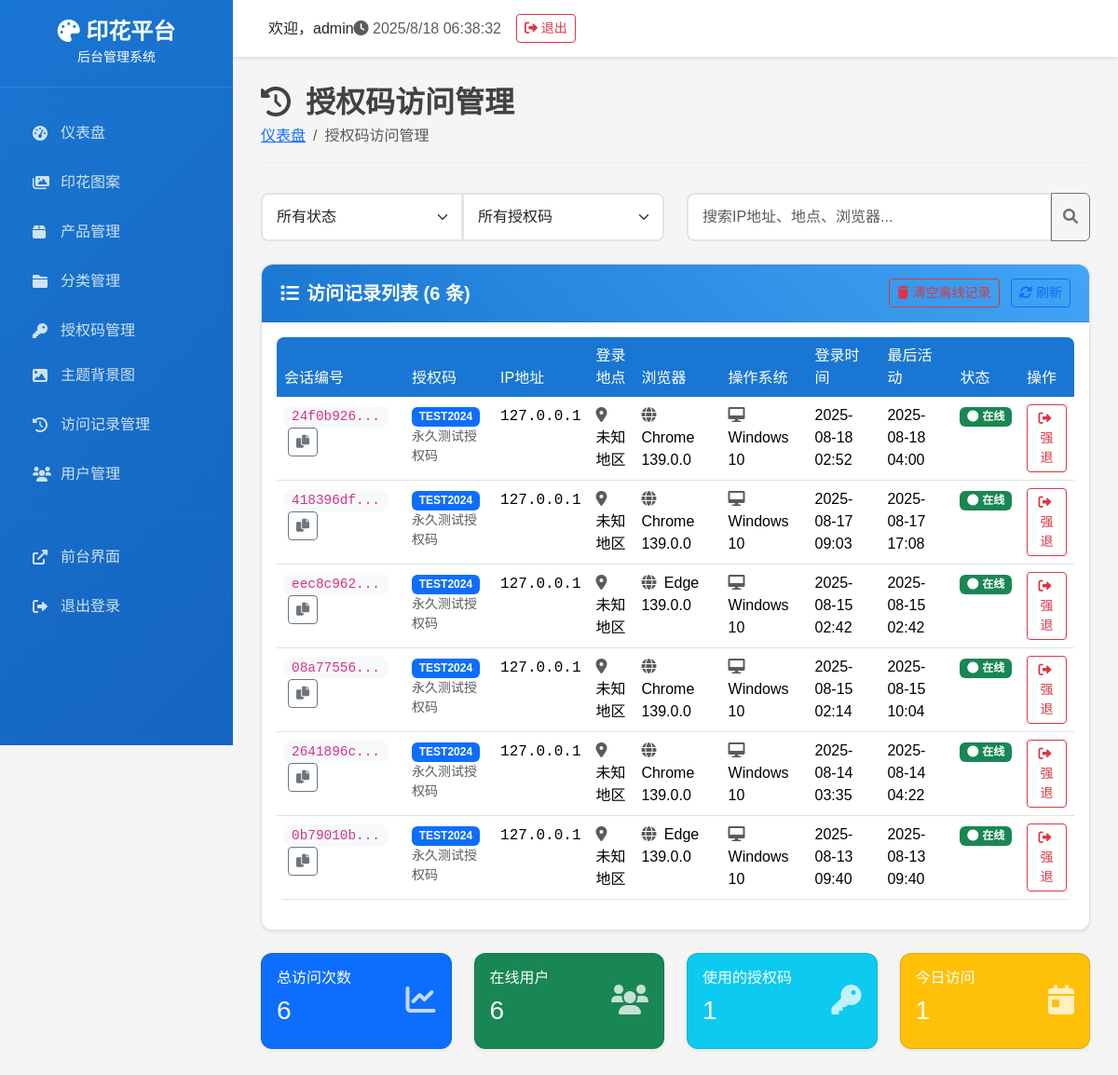
/admin/access-logs/ (signed in), run on an earlier commit of the app's database.
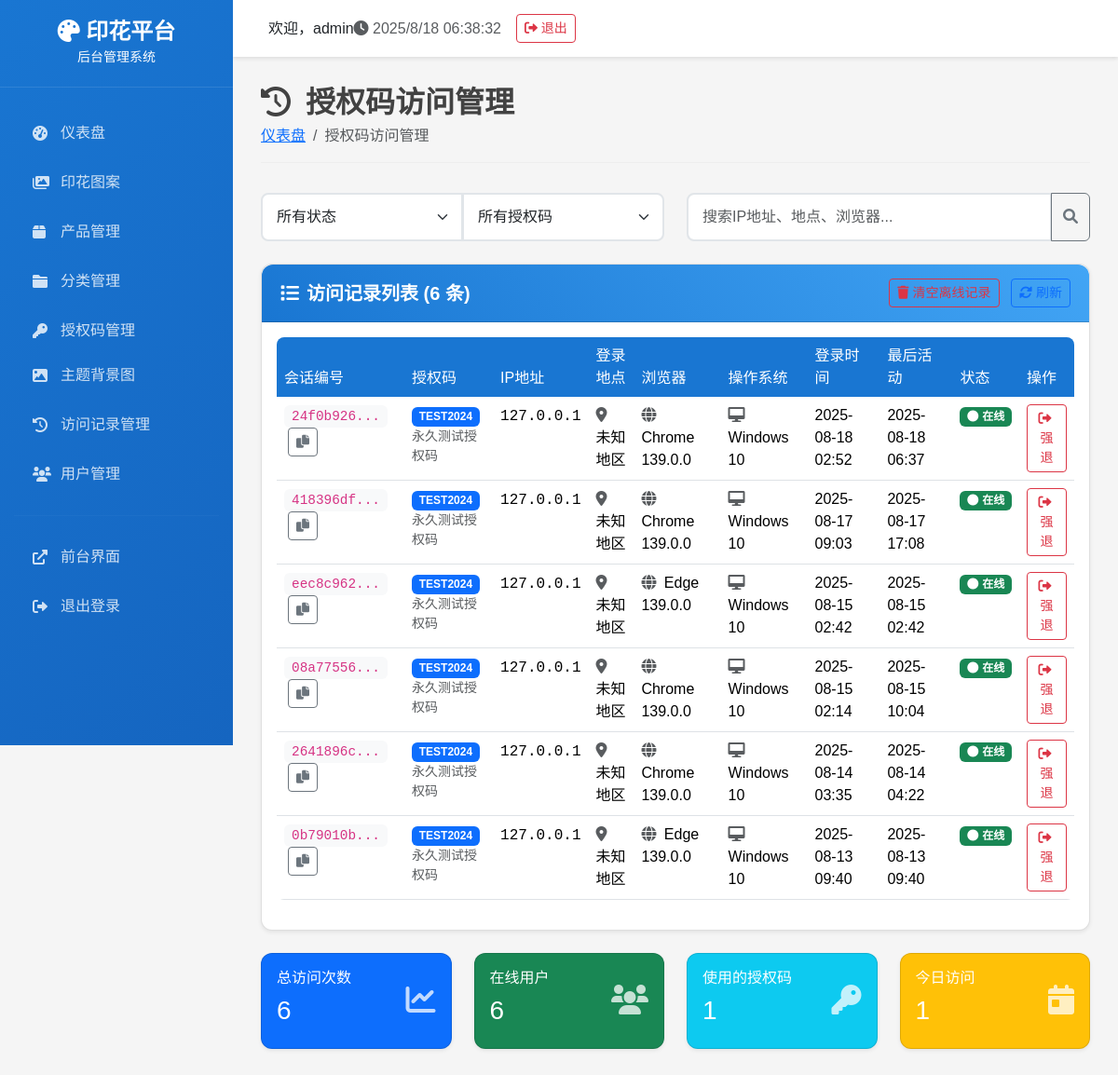
And on a later commit of the database.
### tables this page shows
CREATE TABLE access_logs (
        id INTEGER PRIMARY KEY AUTOINCREMENT,
        session_id TEXT NOT NULL,
        access_code TEXT NOT NULL,
        ip_address TEXT,
        location TEXT,
        browser TEXT,
        operating_system TEXT,
        login_time DATETIME DEFAULT CURRENT_TIMESTAMP,
        last_activity DATETIME DEFAULT CURRENT_TIMESTAMP,
        is_active BOOLEAN DEFAULT 1,
        logout_time DATETIME,
        FOREIGN KEY (access_code) REFERENCES access_codes (code)
    );

CREATE TABLE access_codes (
            id INTEGER PRIMARY KEY AUTOINCREMENT,
            code TEXT NOT NULL UNIQUE,
            description TEXT,
            start_date DATETIME,
            end_date DATETIME,
            is_active BOOLEAN DEFAULT 1,
            created_time DATETIME DEFAULT CURRENT_TIMESTAMP,
            usage_count INTEGER DEFAULT 0
        , expires_at DATETIME, max_uses INTEGER, used_count INTEGER DEFAULT 0);

### routes/admin/admin_access_logs_route.py (the view)
    def decorated_function(*args, **kwargs):
        from flask import session
        if 'admin_user_id' not in session:
            return redirect(url_for('login'))
        return f(*args, **kwargs)

### templates/admin/access_logs.html (shortened to what this page needs)
{% extends "admin/base.html" %}
{% block content %}
<div class="page-header">
    <h1><i class="fas fa-history me-3"></i>授权码访问管理</h1>
    <nav aria-label="breadcrumb">
        <ol class="breadcrumb">
            <li class="breadcrumb-item"><a href="{{ url_for('index') }}">仪表盘</a></li>
            <li class="breadcrumb-item active">授权码访问管理</li>
        </ol>
    </nav>
</div>
<div class="row mb-4">
    <div class="col-md-6">
        <div class="input-group">
            <select class="form-select" id="statusFilter">
                <option value="">所有状态</option>
            </select>
            <select class="form-select" id="codeFilter">
                <option value="">所有授权码</option>
                {% set unique_codes = [] %}
            </select>
        </div>
    </div>
    <div class="col-md-6">
        <div class="input-group">
            <input type="text" class="form-control" id="searchInput" placeholder="搜索IP地址、地点、浏览器...">
            <button class="btn btn-outline-secondary" type="button">
                <i class="fas fa-search"></i>
            </button>
        </div>
    </div>
</div>
<div class="card">
    <div class="card-header d-flex justify-content-between align-items-center">
        <h5><i class="fas fa-list me-2"></i>访问记录列表 ({{ access_logs|length }} 条)</h5>
        <div>
            <button class="btn btn-outline-danger btn-sm me-2" onclick="clearOfflineLogs()">
                <i class="fas fa-trash me-1"></i>清空离线记录
            </button>
            <button class="btn btn-outline-primary btn-sm" onclick="refreshLogs()">
                <i class="fas fa-sync-alt me-1"></i>刷新
            </button>
        </div>
    </div>
    <div class="card-body">
        {% if access_logs %}
        <div class="table-responsive">
            <table class="table table-hover">
                <thead>
                    <tr>
                        <th>会话编号</th>
                        <th>授权码</th>
                        <th>IP地址</th>
                        <th>登录地点</th>
                        <th>浏览器</th>
                        <th>操作系统</th>
                        <th>登录时间</th>
                        <th>最后活动</th>
                        <th>状态</th>
                        <th>操作</th>
                    </tr>
                </thead>
                <tbody id="logsTable">
                    {% for log in access_logs %}
                    <tr class="log-item" data-code="{{ log.access_code|lower }}" data-status="{{ log.is_active }}" data-search="{{ (log.ip_address + ' ' + log.location + ' ' + log.browser + ' ' + log.operating_system)|lower }}">
                        <td>
                            <code class="bg-light px-2 py-1 rounded">{{ log.session_id[:8] }}...</code>
                            <button class="btn btn-sm btn-outline-secondary ms-1" onclick="copyToClipboard('{{ log.session_id }}')">
                                <i class="fas fa-copy"></i>
                            </button>
                        </td>
                        <td>
                            <span class="badge bg-primary">{{ log.access_code }}</span>
                            {% if log.code_description %}
                                <small class="text-muted d-block">{{ log.code_description }}</small>
                            {% endif %}
                        </td>
                        <td>
                            <span class="text-monospace">{{ log.ip_address or '未知' }}</span>
                        </td>
                        <td>
                            <i class="fas fa-map-marker-alt text-muted me-1"></i>
                            {{ log.location or '未知地区' }}
                        </td>
                        <td>
                            <i class="fas fa-globe text-muted me-1"></i>
                            {{ log.browser or '未知浏览器' }}
                        </td>
                        <td>
                            <i class="fas fa-desktop text-muted me-1"></i>
                            {{ log.operating_system or '未知系统' }}
                        </td>
                        <td>
                            {% if log.login_time %}
                                {% if log.login_time is string %}
                                    {{ log.login_time[:16] }}
                                {% else %}
                                    {{ log.login_time.strftime('%Y-%m-%d %H:%M') }}
                                {% endif %}
                            {% else %}
                                未知
                            {% endif %}
                        </td>
                        <td>
                            {% if log.last_activity %}
                                {% if log.last_activity is string %}
                                    {{ log.last_activity[:16] }}
                                {% else %}
                                    {{ log.last_activity.strftime('%Y-%m-%d %H:%M') }}
                                {% endif %}
                            {% else %}
                                未知
                            {% endif %}
                        </td>
                        <td>
                            {% if log.is_active %}
                                <span class="badge bg-success">
                                    <i class="fas fa-circle me-1"></i>在线
                                </span>
                            {% endif %}
                        </td>
                        <td>
                            {% if log.is_active %}
                                <button class="btn btn-sm btn-outline-danger" onclick="forceLogout({{ log.id }})">
                                    <i class="fas fa-sign-out-alt me-1"></i>强退
                                </button>
                            {% else %}
                                <span class="text-muted">已离线</span>
                            {% endif %}
                        </td>
                    </tr>
                    {% endfor %}
                </tbody>
            </table>
        </div>
        {% else %}
        <div class="text-center py-5">
            <i class="fas fa-history fa-3x text-muted mb-3"></i>
            <h5 class="text-muted">暂无访问记录</h5>
            <p class="text-muted">当用户通过授权码登录时，访问记录将显示在这里</p>
        </div>
        {% endif %}
    </div>
</div>
<div class="row mt-4">
    <div class="col-md-3">
        <div class="card bg-primary text-white">
            <div class="card-body">
                <div class="d-flex justify-content-between">
                    <div>
                        <h6 class="card-title">总访问次数</h6>
                        <h3>{{ access_logs|length }}</h3>
                    </div>
                    <div class="align-self-center">
                        <i class="fas fa-chart-line fa-2x opacity-75"></i>
                    </div>
                </div>
            </div>
        </div>
    </div>
    <div class="col-md-3">
        <div class="card bg-success text-white">
            <div class="card-body">
                <div class="d-flex justify-content-between">
                    <div>
                        <h6 class="card-title">在线用户</h6>
                        <h3 id="onlineCount">0</h3>
                    </div>
                    <div class="align-self-center">
                        <i class="fas fa-users fa-2x opacity-75"></i>
                    </div>
                </div>
            </div>
        </div>
    </div>
    <div class="col-md-3">
        <div class="card bg-info text-white">
            <div class="card-body">
                <div class="d-flex justify-content-between">
                    <div>
                        <h6 class="card-title">使用的授权码</h6>
                        <h3 id="uniqueCodesCount">0</h3>
                    </div>
                    <div class="align-self-center">
                        <i class="fas fa-key fa-2x opacity-75"></i>
                    </div>
                </div>
            </div>
        </div>
    </div>
    <div class="col-md-3">
        <div class="card bg-warning text-white">
            <div class="card-body">
                <div class="d-flex justify-content-between">
                    <div>
                        <h6 class="card-title">今日访问</h6>
                        <h3 id="todayCount">0</h3>
                    </div>
                    <div class="align-self-center">
                        <i class="fas fa-calendar-day fa-2x opacity-75"></i>
                    </div>
                </div>
            </div>
        </div>
    </div>
</div>
{% endblock %}

### templates/admin/base.html (shortened to what this page needs)
<!DOCTYPE html>
<html lang="zh-CN">
<head>
    <link href="https://cdn.staticfile.net/bootstrap/5.3.2/css/bootstrap.min.css" rel="stylesheet">
    <link href="https://cdnjs.cloudflare.com/ajax/libs/font-awesome/6.0.0/css/all.min.css" rel="stylesheet">
</head>
<body>
    <div class="sidebar">
        <div class="logo">
            <h4><i class="fas fa-palette"></i> 印花平台</h4>
            <small>后台管理系统</small>
        </div>
        <nav class="nav-menu">
            <div class="nav-item">
                    <a href="{{ url_for('index') }}" class="nav-link {% if request.endpoint == 'index' %}active{% endif %}">
                    <i class="fas fa-tachometer-alt"></i>
                    <span>仪表盘</span>
                </a>
            </div>
            <div class="nav-item">
                <a href="{{ url_for('patterns') }}" class="nav-link {% if request.endpoint == 'patterns' %}active{% endif %}">
                    <i class="fas fa-images"></i>
                    印花图案
                </a>
            </div>
            <div class="nav-item">
                <a href="{{ url_for('products') }}" class="nav-link {% if request.endpoint == 'products' %}active{% endif %}">
                    <i class="fas fa-box"></i>
                    产品管理
                </a>
            </div>
            <div class="nav-item">
                <a href="{{ url_for('categories') }}" class="nav-link {% if request.endpoint == 'categories' %}active{% endif %}">
                    <i class="fas fa-folder"></i>
                    分类管理
                </a>
            </div>
            <div class="nav-item">
                    <a href="{{ url_for('access_codes') }}" class="nav-link {% if request.endpoint == 'access_codes' %}active{% endif %}">
                        <i class="fas fa-key"></i>
                        <span>授权码管理</span>
                    </a>
                    <a href="{{ url_for('theme_backgrounds') }}" class="nav-link {% if request.endpoint == 'theme_backgrounds' %}active{% endif %}">
                        <i class="fas fa-image"></i>
                        <span>主题背景图</span>
                    </a>
            </div>
            <div class="nav-item">
                <a href="{{ url_for('access_logs') }}" class="nav-link {% if request.endpoint == 'access_logs' %}active{% endif %}">
                    <i class="fas fa-history"></i>
                    访问记录管理
                </a>
            </div>
            <div class="nav-item">
                <a href="{{ url_for('users') }}" class="nav-link {% if request.endpoint == 'users' %}active{% endif %}">
                    <i class="fas fa-users"></i>
                    用户管理
                </a>
            </div>
            <hr style="border-color: rgba(255,255,255,0.1); margin: 20px 15px;">
            <div class="nav-item">
                <a href="http://localhost:5000" class="nav-link" target="_blank">
                    <i class="fas fa-external-link-alt"></i>
                    <span>前台界面</span>
                </a>
            </div>
            <div class="nav-item">
                <a href="{{ url_for('logout') }}" class="nav-link">
                    <i class="fas fa-sign-out-alt"></i>
                    <span>退出登录</span>
                </a>
            </div>
        </nav>
    </div>
    <div class="main-content">
        <div class="top-navbar">
            <div class="d-flex align-items-center">
                <span class="ms-2">欢迎，{{ session.admin_username or 'Admin' }}</span>
            </div>
            <div class="d-flex align-items-center">
                <span class="text-muted me-3">
                    <i class="fas fa-clock"></i>
                    <span id="current-time"></span>
                </span>
                <a href="{{ url_for('logout') }}" class="btn btn-outline-danger btn-sm">
                    <i class="fas fa-sign-out-alt"></i> 退出
                </a>
            </div>
        </div>
        <div class="content-area">
            {% block content %}{% endblock %}
        </div>
    </div>
</body>
</html>

What changed in the data, as far as the page shows it:
changed access_logs (number 1 of 6 on the later page): last_activity "2025-08-18 04:00" → "2025-08-18 06:37"
